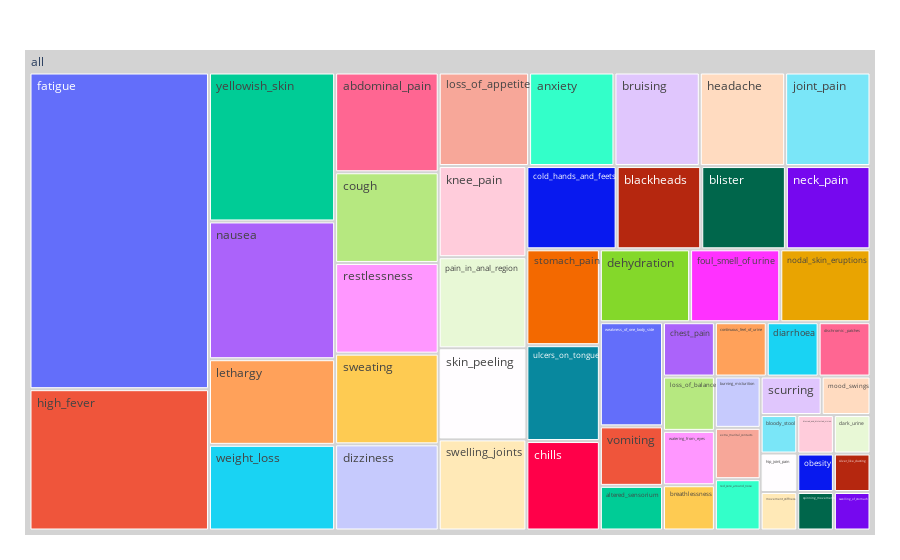

Write notebook code for a chart like this one.
### Code cell
# Most Frequent Symptom_3
df_mfs3 = pd.DataFrame(most_frequent_symptom3)
df_mfs3 = df_mfs3.reset_index()

fig = px.treemap(df_mfs3, path=[px.Constant("all"), 'Symptom_3'], values= 'count')

fig.update_traces(root_color="lightgray")
fig.update_layout(margin = dict(t=50, l=25, r=25, b=25))
fig.show()

### Figure 1 — Plotly figure (JSON) as saved in the notebook; plotly's stock layout.template omitted (floating-point values rounded to 4 significant figures)
{"data": [{"branchvalues": "total", "domain": {"x": [0, 1], "y": [0, 1]}, "hovertemplate": "labels=%{label}<br>count=%{value}<br>parent=%{parent}<br>id=%{id}<extra></extra>", "ids": ["all/ abdominal_pain", "all/ altered_sensorium", "all/ anxiety", "all/ blackheads", "all/ blister", "all/ bloody_stool", "all/ blurred_and_distorted_vision", "all/ breathlessness", "all/ bruising", "all/ burning_micturition", "all/ chest_pain", "all/ chills", "all/ cold_hands_and_feets", "all/ continuous_feel_of_urine", "all/ cough", "all/ dark_urine", "all/ dehydration", "all/ diarrhoea", "all/ dischromic _patches", "all/ dizziness", "all/ extra_marital_contacts", "all/ fatigue", "all/ foul_smell_of urine", "all/ headache", "all/ high_fever", "all/ hip_joint_pain", "all/ joint_pain", "all/ knee_pain", "all/ lethargy", "all/ loss_of_appetite", "all/ loss_of_balance", "all/ mood_swings", "all/ movement_stiffness", "all/ nausea", "all/ neck_pain", "all/ nodal_skin_eruptions", "all/ obesity", "all/ pain_in_anal_region", "all/ red_sore_around_nose", "all/ restlessness", "all/ scurring", "all/ silver_like_dusting", "all/ skin_peeling", "all/ spinning_movements", "all/ stomach_pain", "all/ sweating", "all/ swelling_joints", "all/ swelling_of_stomach", "all/ ulcers_on_tongue", "all/ vomiting", "all/ watering_from_eyes", "all/ weakness_of_one_body_side", "all/ weight_loss", "all/ yellowish_skin", "all"], "labels": [" abdominal_pain", " altered_sensorium", " anxiety", " blackheads", " blister", " bloody_stool", " blurred_and_distorted_vision", " breathlessness", " bruising", " burning_micturition", " chest_pain", " chills", " cold_hands_and_feets", " continuous_feel_of_urine", " cough", " dark_urine", " dehydration", " diarrhoea", " dischromic _patches", " dizziness", " extra_marital_contacts", " fatigue", " foul_smell_of urine", " headache", " high_fever", " hip_joint_pain", " joint_pain", " knee_pain", " lethargy", " loss_of_appetite", " loss_of_balance", " mood_swings", " movement_stiffness", " nausea", " neck_pain", " nodal_skin_eruptions", " obesity", " pain_in_anal_region", " red_sore_around_nose", " restlessness", " scurring", " silver_like_dusting", " skin_peeling", " spinning_movements", " stomach_pain", " sweating", " swelling_joints", " swelling_of_stomach", " ulcers_on_tongue", " vomiting", " watering_from_eyes", " weakness_of_one_body_side", " weight_loss", " yellowish_skin", "all"], "name": "", "parents": ["all", "all", "all", "all", "all", "all", "all", "all", "all", "all", "all", "all", "all", "all", "all", "all", "all", "all", "all", "all", "all", "all", "all", "all", "all", "all", "all", "all", "all", "all", "all", "all", "all", "all", "all", "all", "all", "all", "all", "all", "all", "all", "all", "all", "all", "all", "all", "all", "all", "all", "all", "all", "all", "all", ""], "root": {"color": "lightgray"}, "type": "treemap", "values": [132, 36, 102, 90, 90, 18, 18, 30, 102, 30, 36, 84, 96, 36, 120, 18, 84, 36, 36, 114, 30, 726, 84, 102, 324, 18, 102, 102, 138, 108, 36, 24, 18, 222, 90, 84, 18, 102, 30, 120, 30, 18, 102, 18, 90, 120, 102, 18, 90, 48, 36, 84, 138, 240, 4920]}], "layout": {"legend": {"tracegroupgap": 0}, "margin": {"b": 25, "l": 25, "r": 25, "t": 50}}}
